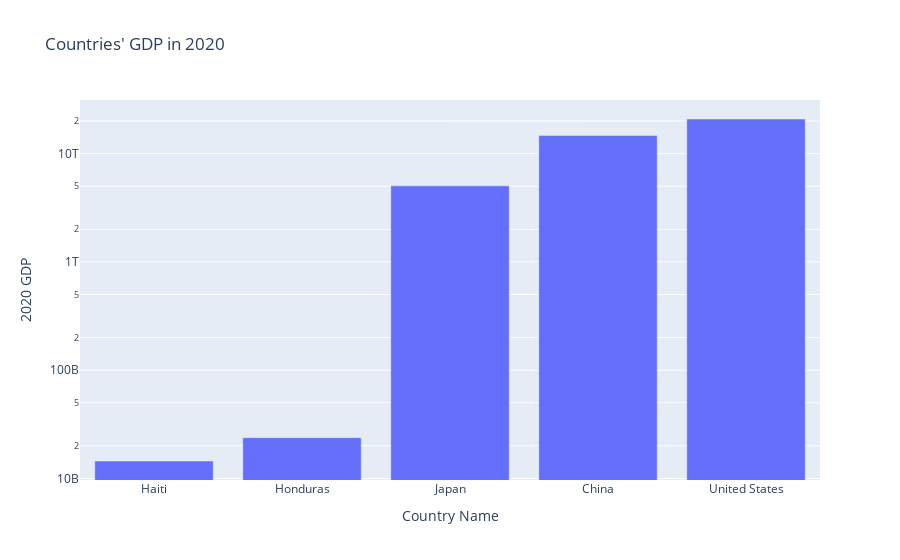

Here is the notebook cell this chart was saved with:
### Code cell
# Plot an interactive bar chart
fig = px.bar(data_selected, x='Country Name', y='2020', 
             title="Countries' GDP in 2020", log_y=True)
fig.update_yaxes(title='2020 GDP')
fig.show()

### Figure 1 — Plotly figure (JSON) as saved in the notebook; plotly's stock layout.template omitted (floating-point values rounded to 4 significant figures)
{"data": [{"alignmentgroup": "True", "hovertemplate": "Country Name=%{x}<br>2020=%{y}<extra></extra>", "legendgroup": "", "marker": {"color": "#636efa", "pattern": {"shape": ""}}, "name": "", "offsetgroup": "", "orientation": "v", "showlegend": false, "textposition": "auto", "type": "bar", "x": ["Haiti", "Honduras", "Japan", "China", "United States"], "xaxis": "x", "y": [14508218017, 23827840810, 5040110000000, 14687700000000, 20893700000000], "yaxis": "y"}], "layout": {"autosize": true, "barmode": "relative", "legend": {"tracegroupgap": 0}, "title": {"text": "Countries' GDP in 2020"}, "xaxis": {"anchor": "y", "autorange": true, "domain": [0, 1], "range": [-0.5, 4.5], "title": {"text": "Country Name"}, "type": "category"}, "yaxis": {"anchor": "x", "autorange": true, "domain": [0, 1], "range": [9.986, 13.5], "title": {"text": "2020 GDP"}, "type": "log"}}}
